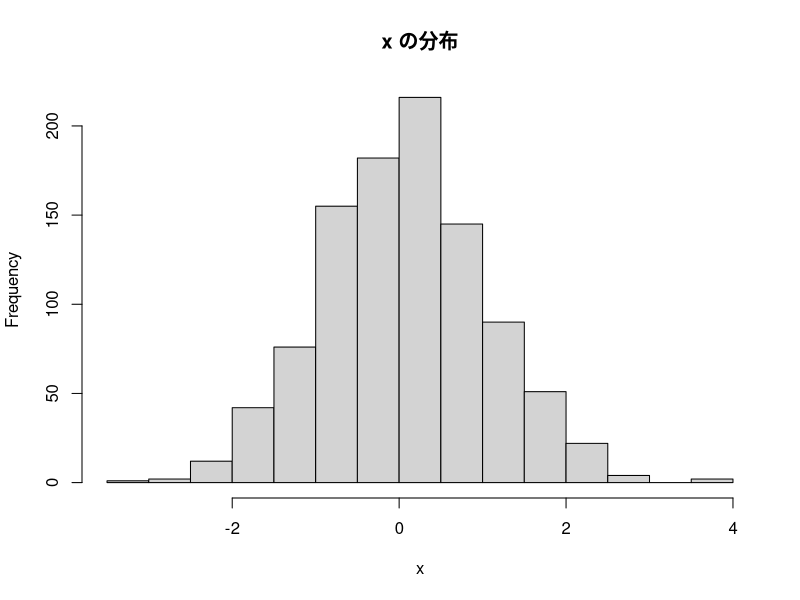
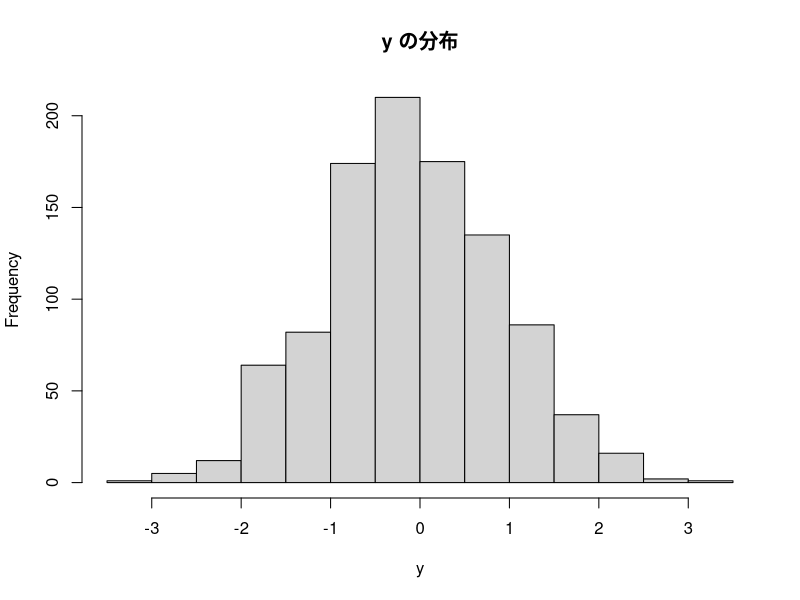
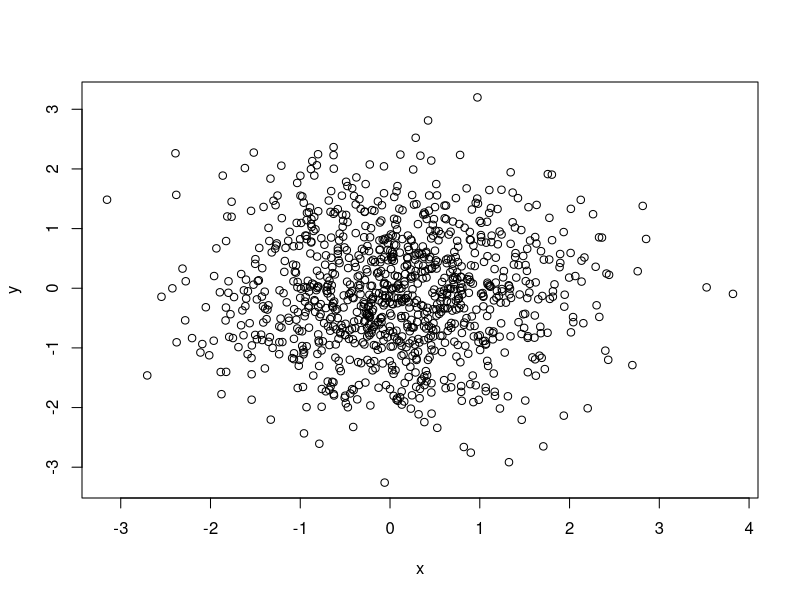
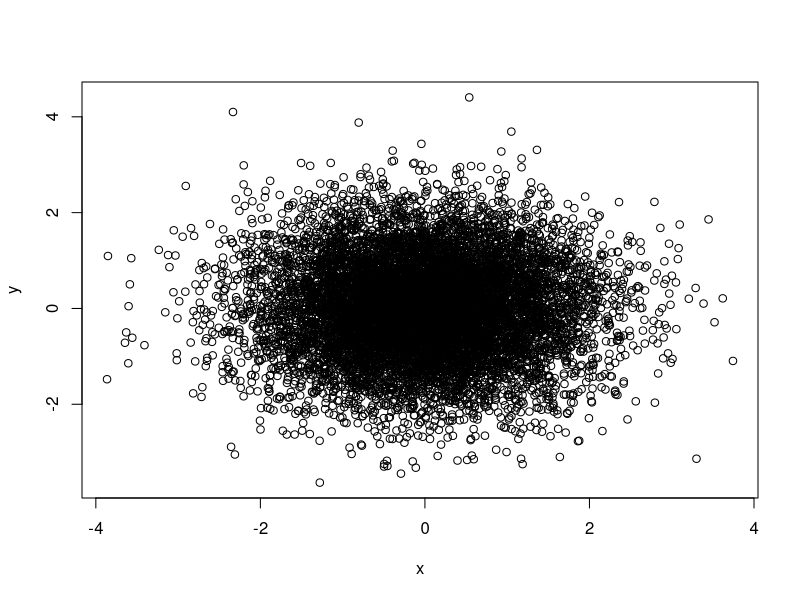

The R source for these figures, in order:
## ---- chunk 1
knitr::opts_chunk$set(echo = TRUE)
## ---- chunk 2
N <- 1000
x <- rnorm(N)
## ---- chunk 3
y <- rnorm(N)
## ---- chunk 4
hist(x, main="x の分布")
hist(y, main="y の分布")
## ---- chunk 5
plot(x,y)
## ---- chunk 6
N <- 10000
x <- rnorm(N)
y <- rnorm(N)
plot(x,y)
